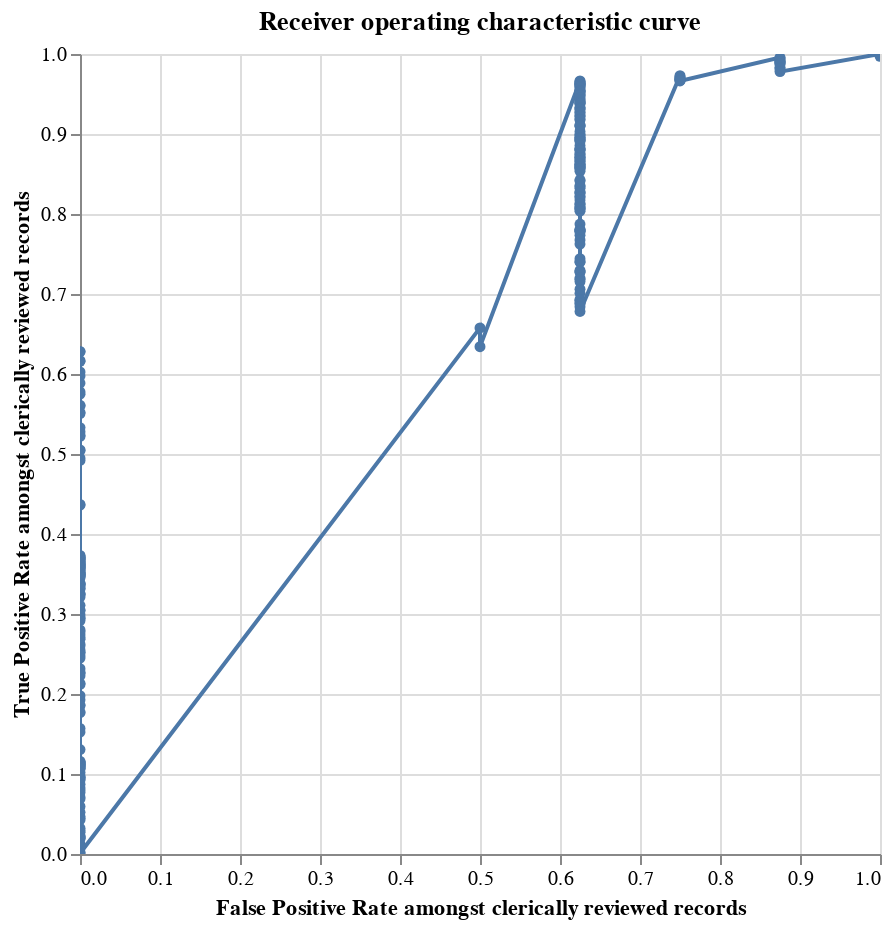

Write notebook code for a chart like this one.
### Code cell
labels_table = linker.register_labels_table(df_label)
linker.roc_chart_from_labels_table(labels_table)

### Figure 1 — Vega-Lite specification as saved in the notebook (floating-point values rounded to 4 significant figures; data arrays with more than 128 entries replaced by an {"elided": "..."} marker saying what was removed)
{"config": {"view": {"continuousWidth": 300, "continuousHeight": 300}}, "data": {"name": "data-cc83b961684933cb18fd2bd050a16f87"}, "mark": {"type": "line", "clip": true, "point": true}, "encoding": {"tooltip": [{"field": "truth_threshold", "format": ".4f", "type": "quantitative"}, {"field": "match_probability", "format": ".4%", "type": "quantitative"}, {"field": "fp_rate", "format": ".4f", "title": "FP_rate", "type": "quantitative"}, {"field": "tp_rate", "format": ".4f", "title": "TP_rate", "type": "quantitative"}, {"field": "tp", "format": ",.0f", "title": "TP", "type": "quantitative"}, {"field": "tn", "format": ",.0f", "title": "TN", "type": "quantitative"}, {"field": "fp", "format": ",.0f", "title": "FP", "type": "quantitative"}, {"field": "fn", "format": ",.0f", "title": "FN", "type": "quantitative"}, {"field": "precision", "format": ".4f", "type": "quantitative"}, {"field": "recall", "format": ".4f", "type": "quantitative"}, {"field": "f1", "format": ".4f", "title": "F1", "type": "quantitative"}], "x": {"field": "fp_rate", "sort": ["truth_threshold"], "title": "False Positive Rate amongst clerically reviewed records", "type": "quantitative"}, "y": {"field": "tp_rate", "sort": ["truth_threshold"], "title": "True Positive Rate amongst clerically reviewed records", "type": "quantitative"}}, "height": 400, "params": [{"name": "mouse_zoom", "select": {"type": "interval", "encodings": ["x"]}, "bind": "scales"}], "title": "Receiver operating characteristic curve", "width": 400, "$schema": "https://vega.github.io/schema/vega-lite/v5.9.3.json", "datasets": {"data-cc83b961684933cb18fd2bd050a16f87": {"elided": "277 records"}}}
